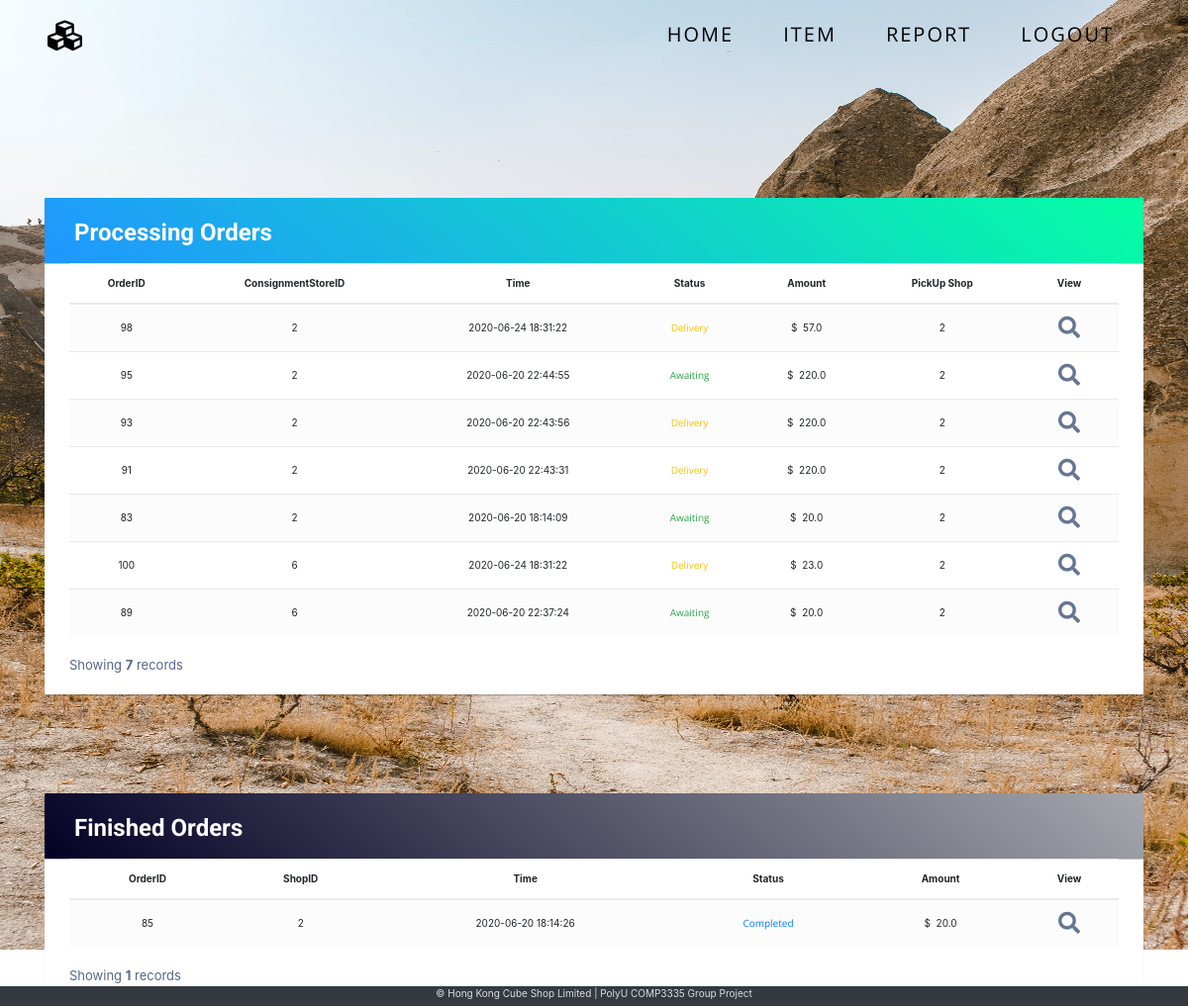
The app's page /report.php (signed in) with its own data.
### tables this page shows
CREATE TABLE `orders` (
  `orderID` int(10) NOT NULL,
  `customerEmail` varchar(50) NOT NULL,
  `consignmentStoreID` int(10) NOT NULL,
  `shopID` int(6) NOT NULL,
  `orderDateTime` datetime NOT NULL,
  `status` int(1) NOT NULL COMMENT 'The orders should include 3 statuses:  \n1.     “Delivery”: The parts are delivering to shop  \n2.     “Awaiting”: Goods are ready for pick up  \n3.     “Completed”: The goods has been picked up from customer  ',
  `totalPrice` decimal(10,1) NOT NULL
);

### www/report.php (the view, shortened to what this page needs)
<?php
require "header.php";
?>
<link rel="stylesheet" href="https://stackpath.bootstrapcdn.com/bootstrap/4.3.1/css/bootstrap.min.css">
<link rel="stylesheet" href="css/report.css">
<div class="container body-container">
    <div class="anim">
        <ui class="box-area">
        </ui>
    </div>
    <div class="table-wrapper" data-aos="zoom-in">
        <div class="table-title">
            <div class="row">
                <div class="col-sm-6">
                    <h2><b>Processing Orders</b></h2>
                </div>
            </div>
        </div>
        <table class="table table-striped table-hover">
            <thead>
                <tr class="text-center">
                    <th>OrderID</th>
                    <th>ConsignmentStoreID</th>
                    <th>Time</th>
                    <th>Status</th>
                    <th>Amount</th>
                    <th>PickUp Shop</th>
                    <th>View</th>
                </tr>
            </thead>
            <tbody>
                <?php
                if (isset($_SESSION['storeID'])) {
                    $store = $_SESSION['storeID'];
                } else {
                    header("Location: ../index.php");
                    exit();
                }
                $processNum = 0;
                for ($i = 0; $i < count($store); $i++) {
                    $stmtGetOrder = $conn->prepare("SELECT * FROM orders where status != ? && consignmentStoreID =? ORDER BY orderDateTime DESC");
                    $statusVal = 3;
                    $stmtGetOrder->bind_param("is", $statusVal,  $store[$i]);
                    $stmtGetOrder->execute();
                    $orderResult = $stmtGetOrder->get_result();
                    while ($orderRow = mysqli_fetch_assoc($orderResult)) {
                        $processNum++; ?>
                        <tr class="text-center">
                            <td><?= $orderRow['orderID'] ?></td>
                            <td><?= $orderRow['consignmentStoreID'] ?></td>
                            <td><?= $orderRow['orderDateTime'] ?></td>
                            <td>
                                <p class="card-text text-center
                                <?php
                                if ($orderRow['status'] == 1) {
                                    echo 'text-warning';
                                } else if ($orderRow['status'] == 2) {
                                    echo 'text-success';
                                }
                                ?>
                            "><?php
                                if ($orderRow['status'] == 1) {
                                    echo 'Delivery';
                                } else if ($orderRow['status'] == 2) {
                                    echo 'Awaiting';
                                }
                                ?></p>
                            </td>
                            <td>$&nbsp;&nbsp;<?= $orderRow['totalPrice'] ?></td>
                            <td><?=$orderRow['shopID']?></td>
                            <td><a href="viewOrderDetails.php?orderID=<?= $orderRow['orderID'] ?>"><i class="fas fa-search fa-2x"></i></a></td>
                        </tr>
                <?php
                    }
                }
                ?>
            </tbody>
        </table>
        <div class="clearfix">
            <div class="hint-text">Showing <b><?= $processNum ?></b> records</div>
        </div>
    </div>
    <div class="table-wrapper" data-aos="zoom-in">
        <div class="table-title2 table-title">
            <div class="row">
                <div class="col-sm-6">
                    <h2><b>Finished Orders</b></h2>
                </div>
            </div>
        </div>
        <table class="table table-striped table-hover">
            <thead>
                <tr class="text-center">
                    <th>OrderID</th>
                    <th>ShopID</th>
                    <th>Time</th>
                    <th>Status</th>
                    <th>Amount</th>
                    <th>View</th>
                </tr>
            </thead>
            <tbody>
                <?php
                $numFinish = 0;
                for ($j = 0; $j < count($store); $j++) {
                    $stmtFinishOrder = $conn->prepare("SELECT * FROM orders WHERE status = ? && consignmentStoreID=? ORDER BY orderDateTime desc");
                    $finishOrderStatusVal = 3;
                    $stmtFinishOrder->bind_param('is', $finishOrderStatusVal,  $store[$j]);
                    $stmtFinishOrder->execute();
                    $finishOrderResult = $stmtFinishOrder->get_result();
                    while ($finRow = mysqli_fetch_assoc($finishOrderResult)) {
                        $numFinish++;
                ?>
                        <tr class="text-center">
                            <td><?= $finRow['orderID'] ?></td>
                            <td><?= $finRow['shopID'] ?></td>
                            <td><?= $finRow['orderDateTime'] ?></td>
                            <td>
                                <p class="card-text text-center text-primary">Completed</p>
                            </td>
                            <td>$&nbsp;&nbsp;<?= $finRow['totalPrice'] ?></td>
                            <td><a href="viewOrderDetails.php?orderID=<?= $finRow['orderID'] ?>"><i class="fas fa-search fa-2x"></i></a></td>
                        </tr>
                <?php
                    }
                }
                ?>
            </tbody>
        </table>
        <div class="clearfix">
            <div class="hint-text">Showing <b><?= $numFinish ?></b> records</div>
        </div>
    </div>
</div>
<?php
require "footer.php";
?>

### www/css/global.css (style rules this page uses)
* { margin: 0; padding: 0; box-sizing: border-box; }
html { font-size: 10px; line-height: 1.5; color: #ddd; height: 100%; width: 100%; }
h1, h2, h3, h4, h5, h6 { font-family: "Roboto", sans-serif; }
p, a, ul, li, span, label { font-family: "Open Sans", sans-serif; }
body { overflow-x: hidden; background-color: #111; height: 100%; }
a { text-decoration: none; color: #ddd; }
.body-container { min-height: 100vh; align-items: center; }
.box-area { position: absolute; top: 0; left: 0; width: 100%; height: 100%; overflow: hidden; z-index: -1; }

### www/css/report.css (style rules this page uses)
body { color: #566787; background:url("../img/reportBG.jpg"); background-repeat: no-repeat; background-size: 100% 120%; }

### www/css/viewOrder.css (style rules this page uses)
body { color: #566787; background:url("../img/recordBG.jpg"); }
.table-wrapper { position: relative; top: 10rem; background: #fff; padding: 0rem 2.5rem 2rem 2.5rem; margin: 0; margin-bottom: 10rem; border-radius: 1px; box-shadow: 0 1px 1px rgba(0, 0, 0, 0.247); }
.table-title { padding-bottom: 15px; background: linear-gradient(40deg, #2096ff, #05ffa3) !important; color: #fff; padding: 16px 30px; margin: 10rem -25px 0; border-radius: 1px 1px 0 0; box-shadow: 0 1px 1px rgba(0, 0, 0, 0.247); }
.table-title2 { background: linear-gradient(40deg, rgba(2,0,36,1), rgba(165,168,173,1)) !important; }
.table-title h2 { margin: 5px 0 0; font-size: 24px; }
table.table tr th, table.table tr td { border-color: #e9e9e9; padding: 12px 15px; vertical-align: middle; }
table.table tr th:last-child { width: 100px; }
table.table-striped tbody tr:nth-of-type(odd) { background-color: #fcfcfc; }
table.table td:last-child i { opacity: 0.9; font-size: 22px; margin: 0 5px; }
table.table td a { font-weight: bold; color: #566787; display: inline-block; text-decoration: none; outline: none !important; }
table.table td i { font-size: 19px; }
.hint-text { float: left; margin-top: 10px; font-size: 13px; }

### records on screen
orders: orderID "98", consignmentStoreID "2", orderDateTime "2020-06-24 18:31:22", status "Delivery", totalPrice "57.0", shopID "2"
orders: orderID "95", consignmentStoreID "2", orderDateTime "2020-06-20 22:44:55", status "Awaiting", totalPrice "220.0", shopID "2"
orders: orderID "93", consignmentStoreID "2", orderDateTime "2020-06-20 22:43:56", status "Delivery", totalPrice "220.0", shopID "2"
orders: orderID "91", consignmentStoreID "2", orderDateTime "2020-06-20 22:43:31", status "Delivery", totalPrice "220.0", shopID "2"
orders: orderID "83", consignmentStoreID "2", orderDateTime "2020-06-20 18:14:09", status "Awaiting", totalPrice "20.0", shopID "2"
orders: orderID "100", consignmentStoreID "6", orderDateTime "2020-06-24 18:31:22", status "Delivery", totalPrice "23.0", shopID "2"
orders: orderID "89", consignmentStoreID "6", orderDateTime "2020-06-20 22:37:24", status "Awaiting", totalPrice "20.0", shopID "2"
orders: orderID "85", shopID "2", orderDateTime "2020-06-20 18:14:26", totalPrice "20.0"

### other values on screen
$processNum "7"
$numFinish "1"
